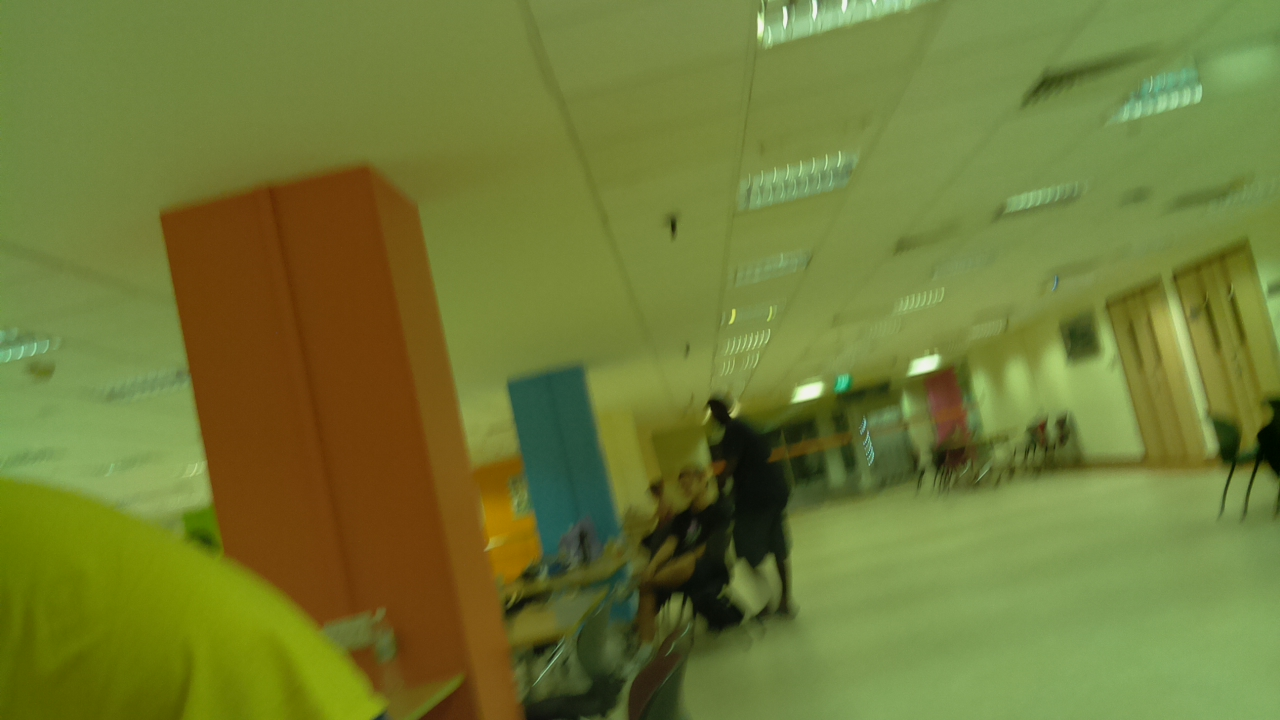
#> input picture images/1446895956/image33.jpg, 1280 x 720 px
$ python proto.py   (Python 2 division)
#> lines starting #> are read from the running program, lines starting #| are printed output that depends on the picture; after the words box and inside, x2 and y2 are one past the last pixel; in counts of white or black regions, pixels touching at a corner belong together
import cv2

cv2.namedWindow('original', cv2.WINDOW_AUTOSIZE)
cv2.namedWindow('cropped', cv2.WINDOW_AUTOSIZE)
cv2.namedWindow('grayscale', cv2.WINDOW_AUTOSIZE)
cv2.namedWindow('canny', cv2.WINDOW_AUTOSIZE)

#path = './1446895858/image25.jpg'
path = '1446895956/image33.jpg'
img = cv2.imread(path, 0)
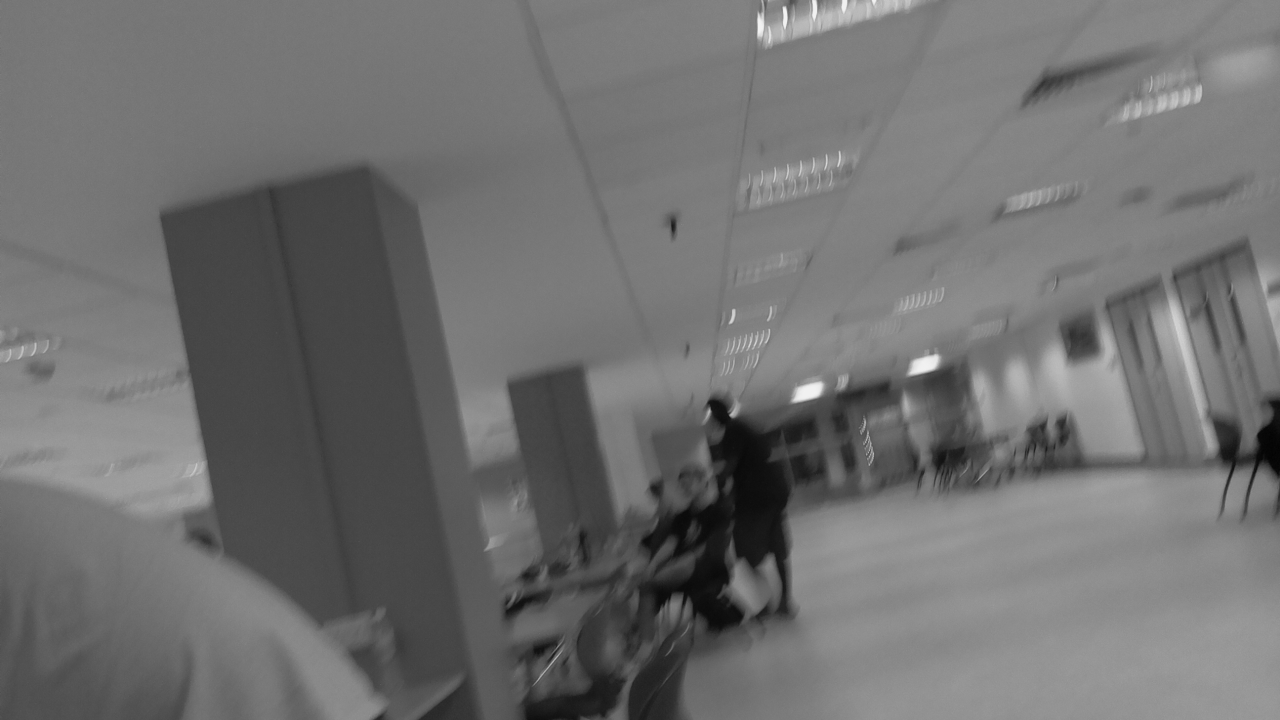
#> img: shape (720, 1280); min 3, max 242, mean 111.9

crop_img = img[360:,320:960]
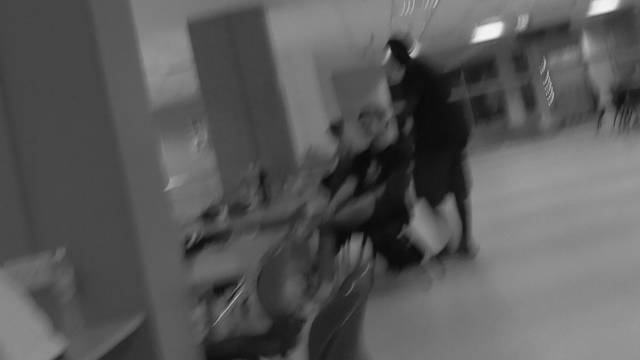
#> crop_img: shape (360, 640); min 9, max 242, mean 89.8
blur = cv2.blur(crop_img, (5,5))
canny = cv2.Canny(blur, 33, 100)
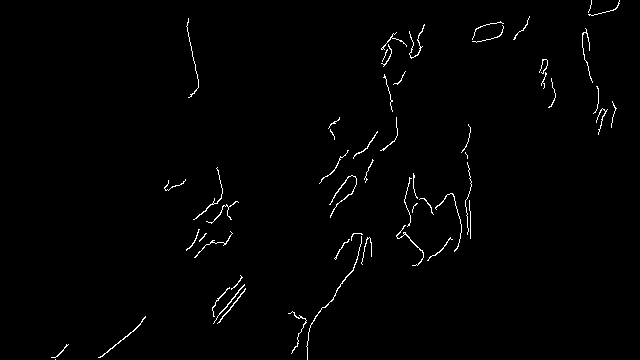
#> canny: shape (360, 640); 1.1% white in thin lines or dots, all inside (x1, y1, x2, y2) = (51, 0, 620, 360)

cv2.imwrite('grayscale.jpg', blur)
cv2.imwrite('original.jpg', img)
cv2.imwrite('canny.jpg', canny)

cv2.imshow('original', img)
cv2.imshow('cropped', crop_img)
cv2.imshow('grayscale', blur)
cv2.imshow('canny', canny)

for row in canny[::-1]:
    left,right = False, False
    for leftcol in row[:len(row)/2]:
        if leftcol == 255:
            left=True

    for rightcol in row[len(row)/2:]:
        if rightcol == 255:
            right=True

    if left and not right:
        print 'turn right'
        break
    elif right and not left:
        print 'turn left'
        break
#> this loop made 1 pass
#| turn right

cv2.waitKey(0)
cv2.destroyAllWindows()

$ run again, with images/1446895858/image25.jpg copied over images/1446895956/image33.jpg
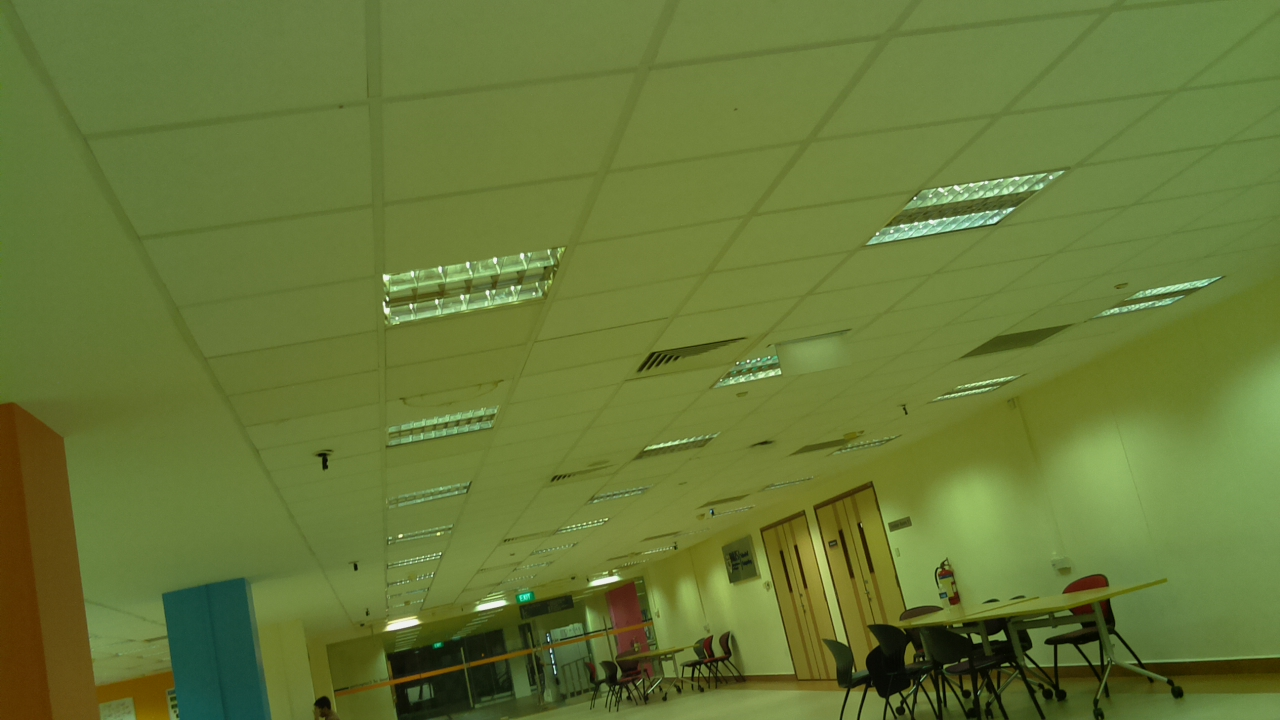
#> input picture images/1446895858/image25.jpg, 1280 x 720 px
#> `crop_img = img[360:,320:960]`:
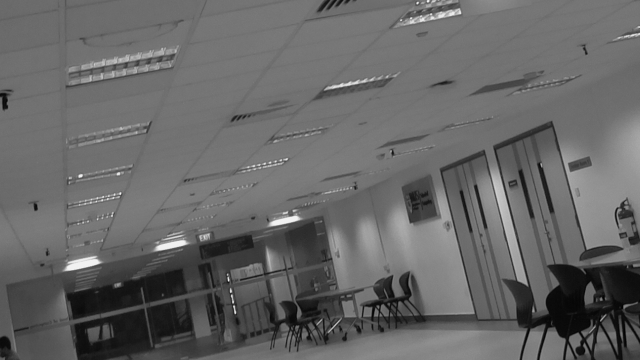
#> crop_img: shape (360, 640); min 1, max 243, mean 102.5
#> `canny = cv2.Canny(blur, 33, 100)`:
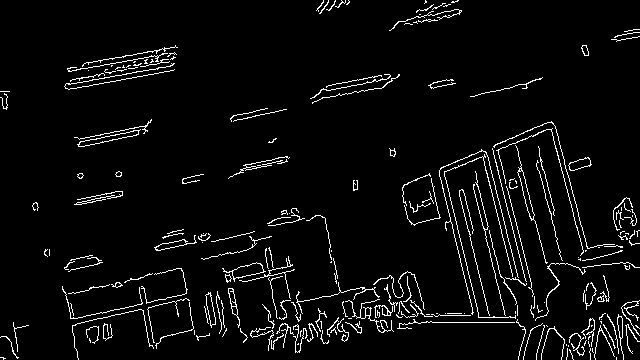
#> canny: shape (360, 640); 4.5% white in thin lines or dots
#> the loop `for row in canny[::-1]:` made 132 passes
#| turn left
